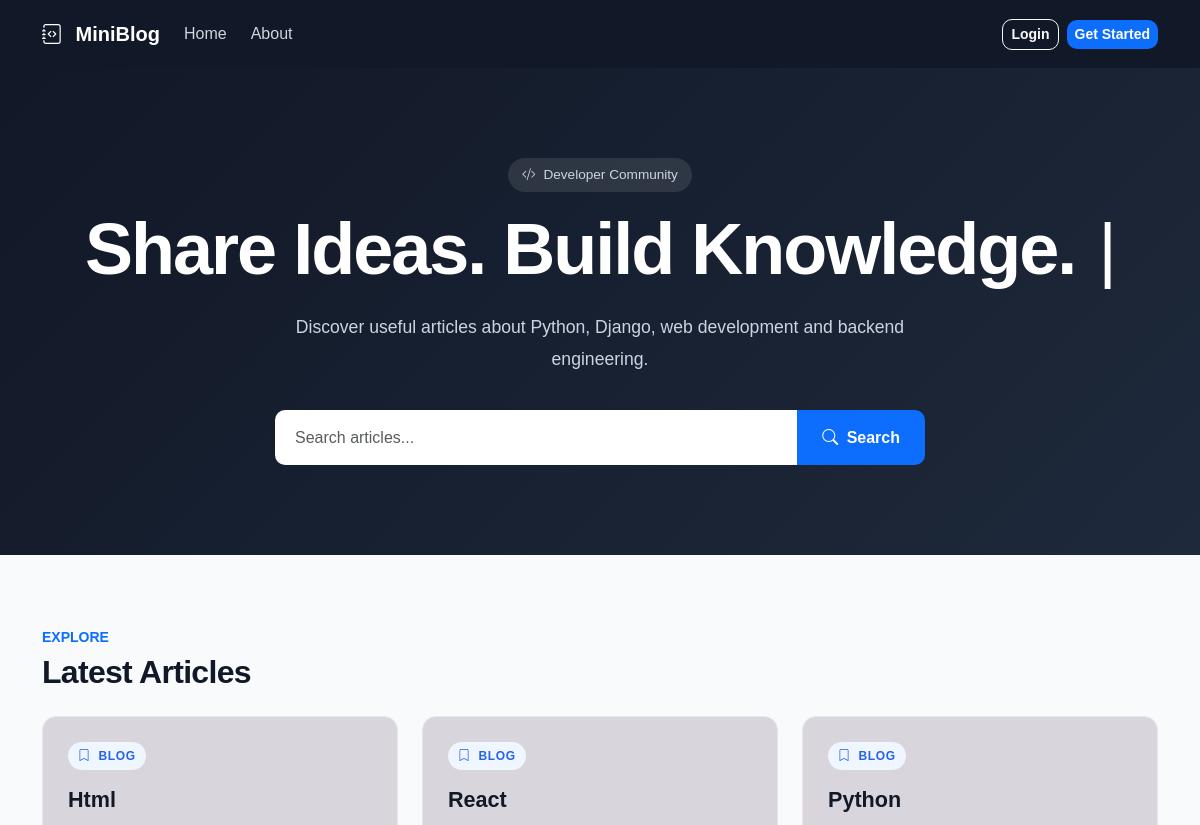
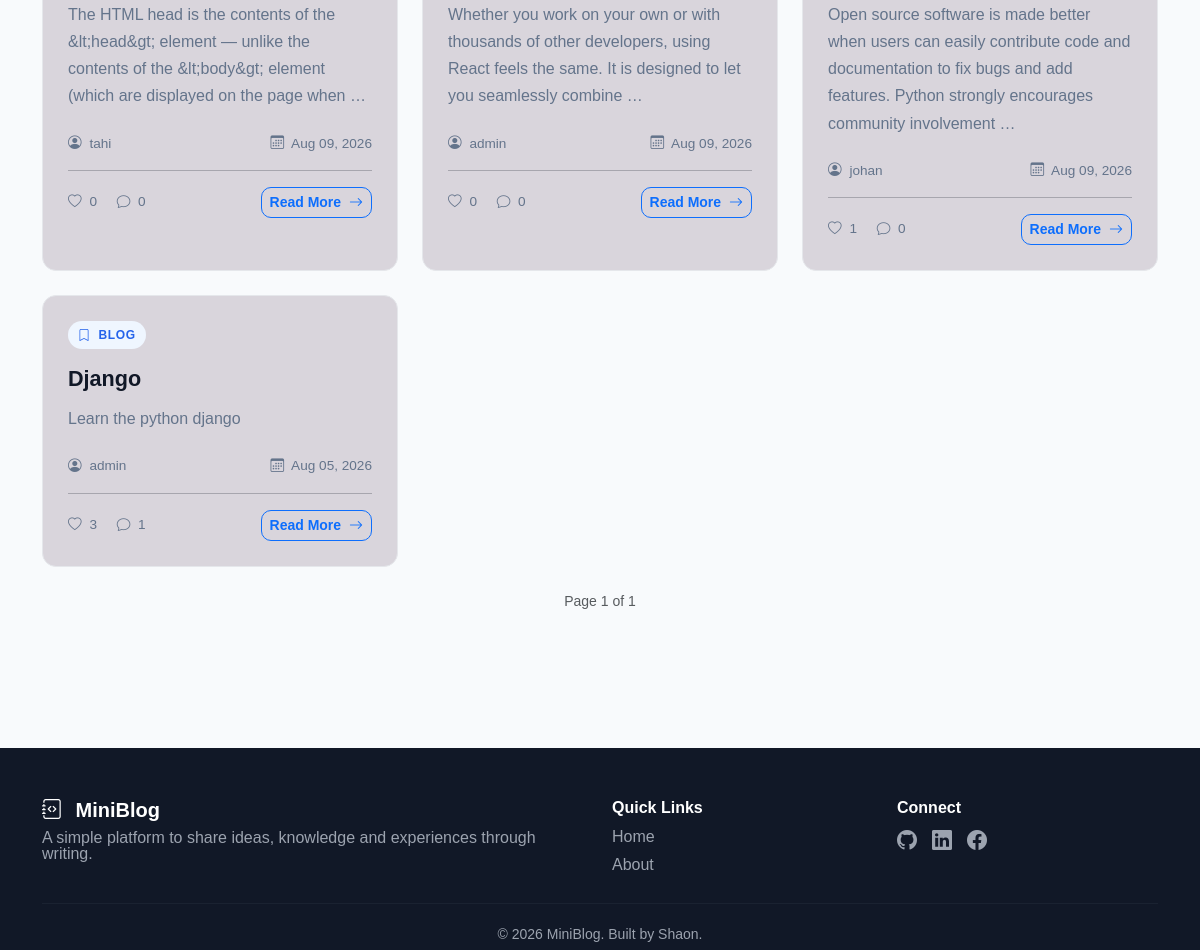
The page / on the database its author committed (2 pictures, top to bottom).
### blog/models.py (models this page shows, shortened)
class Post(models.Model):
    title = models.CharField(max_length=200)
    content = models.TextField()
    author = models.ForeignKey(
        User,
        on_delete=models.CASCADE
    )
    description = models.TextField(blank=True, null=True)
    created_at = models.DateTimeField(auto_now_add=True)
    updated_at = models.DateTimeField(auto_now=True)

### blog/views.py (the view)
# urls.py: path("", views.home, name="home"),
def home(request):
    posts = Post.objects.all().order_by("-created_at")
    paginator = Paginator(posts, 6)
    page_number = request.GET.get("page")
    page_obj = paginator.get_page(page_number)
    return render(
        request,
        "blog/home.html",
        {
            "page_obj": page_obj
        }
    )

### blog/templates/blog/home.html (shortened to what this page needs)
{% extends 'blog/base.html' %}
{% block content %}
  <section class="hero-section">
    <div class="container text-center">
      <span class="hero-badge">
        <i class="bi bi-code-slash me-1"></i>
        Developer Community
      </span>
      <h1 class="hero-title">
        <span id="typing-text"></span>
        <span class="typing-cursor">|</span>
      </h1>
      <p class="hero-description mx-auto mt-4">Discover useful articles about Python, Django, web development and backend engineering.</p>
      <div class="search-box">
        <form method="GET" action="{% url 'home' %}">
          <div class="input-group">
            <input type="text" name="q" class="form-control" placeholder="Search articles..." value="{{ query }}" />
            <button class="btn btn-primary" type="submit">
              <i class="bi bi-search me-1"></i>
              Search
            </button>
          </div>
        </form>
      </div>
    </div>
  </section>
  <section class="section-padding">
    <div class="container">
      <div class="d-flex justify-content-between align-items-center mb-4">
        <div>
          <span class="text-primary fw-semibold small">EXPLORE</span>
          <h2 class="section-title mt-1 mb-0">Latest Articles</h2>
        </div>
      </div>
      {% if page_obj.object_list %}
        <div class="row g-4">
          {% for post in page_obj %}
            <div class="col-md-6 col-lg-4">
              <article class="post-card">
                <span class="post-category">
                  <i class="bi bi-bookmark me-1"></i>
                  Blog
                </span>
                <h3 class="post-title"><a href="{% url 'post_detail' post.id %}">{{ post.title }}</a></h3>
                <p class="post-excerpt">{{ post.content|truncatewords:25 }}</p>
                <div class="post-meta d-flex justify-content-between align-items-center mt-4">
                  <span>
                    <i class="bi bi-person-circle"></i>
                    {{ post.author.username }}
                  </span>
                  <span>
                    <i class="bi bi-calendar3"></i>
                    {{ post.created_at|date:'M d, Y' }}
                  </span>
                </div>
                <hr />
                <div class="d-flex justify-content-between align-items-center">
                  <div class="post-meta">
                    <span class="me-3">
                      <i class="bi bi-heart"></i>
                      {{ post.likes.count }}
                    </span>
                    <span>
                      <i class="bi bi-chat"></i>
                      {{ post.comments.count }}
                    </span>
                  </div>
                  <a href="{% url 'post_detail' post.id %}" class="btn btn-sm btn-outline-primary">
                    Read More
                    <i class="bi bi-arrow-right ms-1"></i>
                  </a>
                </div>
              </article>
            </div>
          {% endfor %}
          <div class="text-center text-muted small mb-3">Page {{ page_obj.number }}
            of
            {{ page_obj.paginator.num_pages }}</div>
        </div>
      {% endif %}
    </div>
  </section>
{% endblock %}

### blog/templates/blog/base.html (shortened to what this page needs)
{% load static %}
<!DOCTYPE html>
<html lang="en">
<head>
    <link
        href="https://cdn.jsdelivr.net/npm/bootstrap@5.3.3/dist/css/bootstrap.min.css"
        rel="stylesheet"
    >
    <link
        rel="stylesheet"
        href="https://cdn.jsdelivr.net/npm/bootstrap-icons@1.11.3/font/bootstrap-icons.min.css"
    >
    <link
        rel="stylesheet"
        href="{% static 'blog/css/style.css' %}"
    >
</head>
<body>
<nav class="navbar navbar-expand-lg navbar-dark custom-navbar">
    <div class="container">
        <a
            class="navbar-brand fw-bold"
            href="{% url 'home' %}"
        >
            <i class="bi bi-journal-code me-2"></i>
            MiniBlog
        </a>
        <div
            class="collapse navbar-collapse"
            id="mainNavbar"
        >
            <ul class="navbar-nav me-auto mb-2 mb-lg-0">
                <li class="nav-item">
                    <a
                        class="nav-link"
                        href="{% url 'home' %}"
                    >
                        Home
                    </a>
                </li>
                <li class="nav-item">
                    <a
                        class="nav-link"
                        href="{% url 'about' %}"
                    >
                        About
                    </a>
                </li>
            </ul>
            <div class="d-flex align-items-center gap-2">
                {% if user.is_authenticated %}
                    <a
                        href="{% url 'create_post' %}"
                        class="btn btn-primary btn-sm"
                    >
                        <i class="bi bi-plus-lg me-1"></i>
                        Create Post
                    </a>
                    <span class="text-white small d-none d-lg-inline">
                        Hi, {{ user.username }}
                    </span>
                    <form
                        method="POST"
                        action="{% url 'logout' %}"
                        class="d-inline"
                    >
                        {% csrf_token %}
                        <button
                            type="submit"
                            class="btn btn-outline-light btn-sm"
                        >
                            Logout
                        </button>
                    </form>
                {% else %}
                    <a
                        href="{% url 'login' %}"
                        class="btn btn-outline-light btn-sm"
                    >
                        Login
                    </a>
                    <a
                        href="{% url 'register' %}"
                        class="btn btn-primary btn-sm"
                    >
                        Get Started
                    </a>
                {% endif %}
            </div>
        </div>
    </div>
</nav>
<main>
    {% block content %}
    {% endblock %}
</main>
<footer class="custom-footer">
    <div class="container">
        <div class="row gy-4">
            <div class="col-md-6">
                <h5 class="fw-bold">
                    <i class="bi bi-journal-code me-2"></i>
                    MiniBlog
                </h5>
                <p class="footer-text mb-0">
                    A simple platform to share ideas,
                    knowledge and experiences through writing.
                </p>
            </div>
            <div class="col-md-3">
                <h6 class="fw-bold">
                    Quick Links
                </h6>
                <ul class="list-unstyled footer-links">
                    <li>
                        <a href="{% url 'home' %}">
                            Home
                        </a>
                    </li>
                    <li>
                        <a href="{% url 'about' %}">
                            About
                        </a>
                    </li>
                </ul>
            </div>
            <div class="col-md-3">
                <h6 class="fw-bold">
                    Connect
                </h6>
                <div class="social-icons">
                    <a
                        href="#"
                        aria-label="GitHub"
                    >
                        <i class="bi bi-github"></i>
                    </a>
                    <a
                        href="#"
                        aria-label="LinkedIn"
                    >
                        <i class="bi bi-linkedin"></i>
                    </a>
                    <a
                        href="#"
                        aria-label="Facebook"
                    >
                        <i class="bi bi-facebook"></i>
                    </a>
                </div>
            </div>
        </div>
        <hr class="footer-divider">
        <div class="text-center small footer-bottom">
            © {% now "Y" %} MiniBlog.
            Built by Shaon.
        </div>
    </div>
</footer>
</body>
</html>

### blog/static/blog/css/style.css (style rules this page uses)
body { background: #f8fafc; color: #111827; font-family: Arial, sans-serif; }
.custom-navbar { background: #111827; padding: 14px 0; }
.custom-navbar .navbar-brand { font-size: 20px; }
.custom-navbar .nav-link { color: #d1d5db; margin-right: 8px; }
.btn { border-radius: 10px; font-weight: 800; }
.btn-primary { border: none; }
.hero-section { padding: 90px 0; background: linear-gradient( 135deg, #111827 0%, #1e293b 100% ); color: white; }
.hero-badge { display: inline-block; padding: 7px 14px; border-radius: 50px; background: rgba(255, 255, 255, 0.1); color: #cbd5e1; font-size: 0.85rem; margin-bottom: 20px; }
.hero-title { font-size: clamp(2.5rem, 6vw, 4.5rem); font-weight: 800; letter-spacing: -2px; line-height: 1.05; }
.hero-description { max-width: 650px; color: #cbd5e1; font-size: 1.1rem; line-height: 1.8; }
.search-box { max-width: 650px; margin: 35px auto 0; }
.search-box .form-control { min-height: 55px; border: none; border-radius: 10px 0 0 10px; padding-left: 20px; }
.search-box .btn { border-radius: 0 10px 10px 0; padding: 0 25px; }
.section-padding { padding: 70px 0; }
.section-title { font-weight: 800; letter-spacing: -0.7px; }
.post-card { height: 100%; background: rgba(54, 15, 46, 0.158); border: 1px solid #e5e7eb; border-radius: 14px; padding: 25px; transition: transform 0.25s ease, box-shadow 0.25s ease; }
.post-category { display: inline-block; font-size: 0.75rem; font-weight: 600; padding: 6px 10px; border-radius: 50px; background: #eff6ff; margin-bottom: 15px; }
.post-title { font-size: 1.35rem; font-weight: 750; line-height: 1.35; margin-bottom: 12px; }
.post-title a { color: #111827; text-decoration: none; }
.post-excerpt { color: #64748b; line-height: 1.7; }
.post-meta { color: #64748b; font-size: 0.85rem; }
.post-meta i { margin-right: 4px; }
.custom-footer { background: #111827; color: #ffffff; margin-top: 50px; padding: 50px 0 5px; }
.footer-text { color: #9ca3af; line-height: 1; }
.footer-links li { margin-bottom: 4px; }
.footer-links a { color: #9ca3af; text-decoration: none; }
.social-icons { display: flex; gap: 15px; }
.social-icons a { color: #9ca3af; font-size: 20px; }
.footer-divider { border-color: #374151; margin: 10px 0 20px; }
.footer-bottom { color: #9ca3af; }
.post-category { display: inline-block; padding: 5px 10px; border-radius: 20px; background: #eff6ff; color: #2563eb; font-size: 0.75rem; font-weight: 600; text-transform: uppercase; letter-spacing: 0.05em; }
.typing-cursor { display: inline-block; margin-left: 5px; font-weight: 400; animation: blink 0.8s infinite; }

### rows shown on the page
Post: title "Html", content "The HTML head is the contents of the &lt;head&gt; element — unlike the contents of the &lt;body&gt; element (which are displayed on the page when …", author.username "tahi", created_at "Aug 09, 2026", likes.count "0", comments.count "0"
Post: title "React", content "Whether you work on your own or with thousands of other developers, using React feels the same. It is designed to let you seamlessly combine …", author.username "admin", created_at "Aug 09, 2026", likes.count "0", comments.count "0"
Post: title "Python", content "Open source software is made better when users can easily contribute code and documentation to fix bugs and add features. Python strongly encourages community involvement …", author.username "johan", created_at "Aug 09, 2026", likes.count "1", comments.count "0"
Post: title "Django", content "Learn the python django", author.username "admin", created_at "Aug 05, 2026", likes.count "3", comments.count "1"

### other values the page prints
{{ page_obj.number }} "1"
{{ page_obj.paginator.num_pages }} "1"
